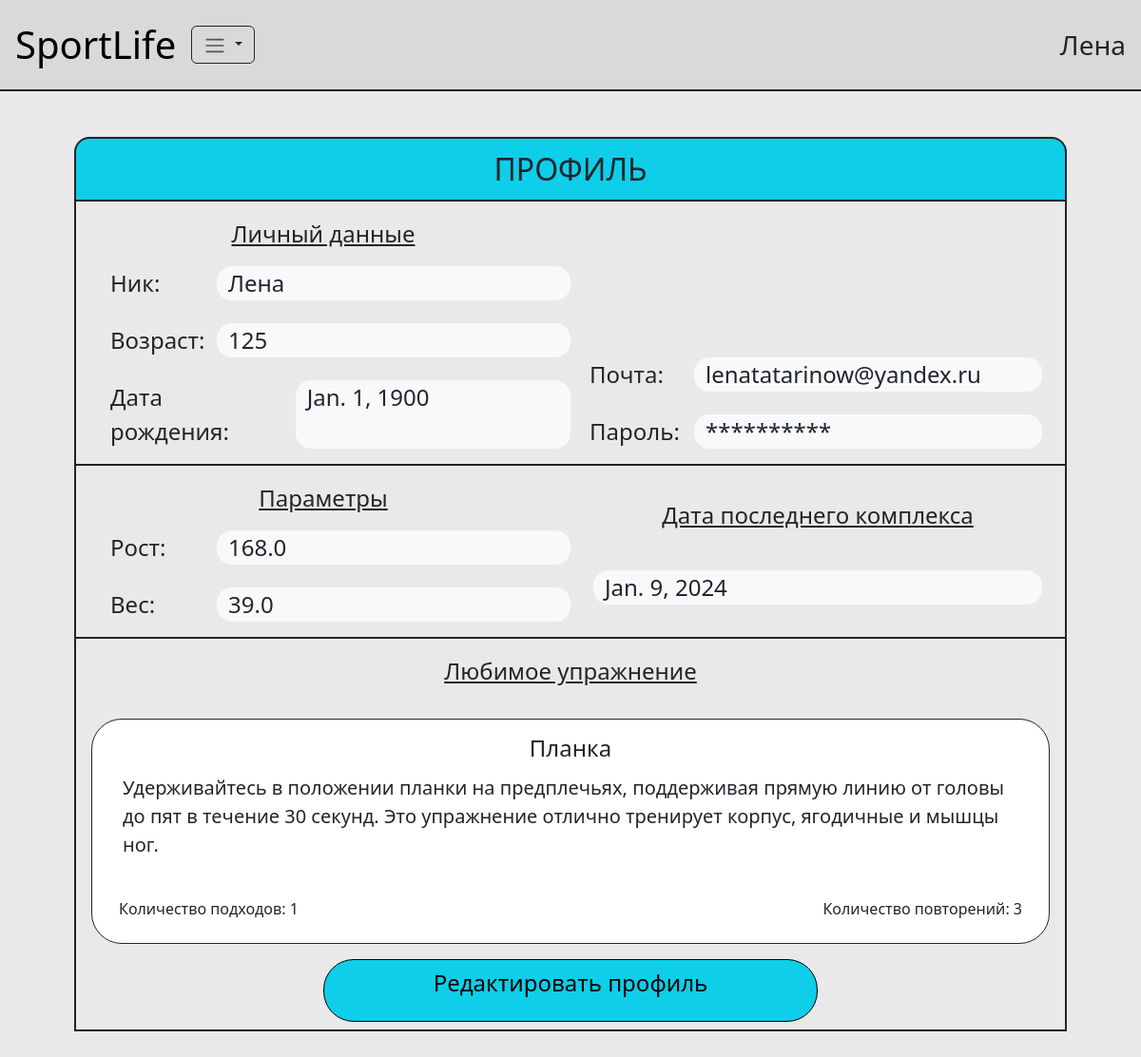
The app's page /profile/ (signed in), older data.
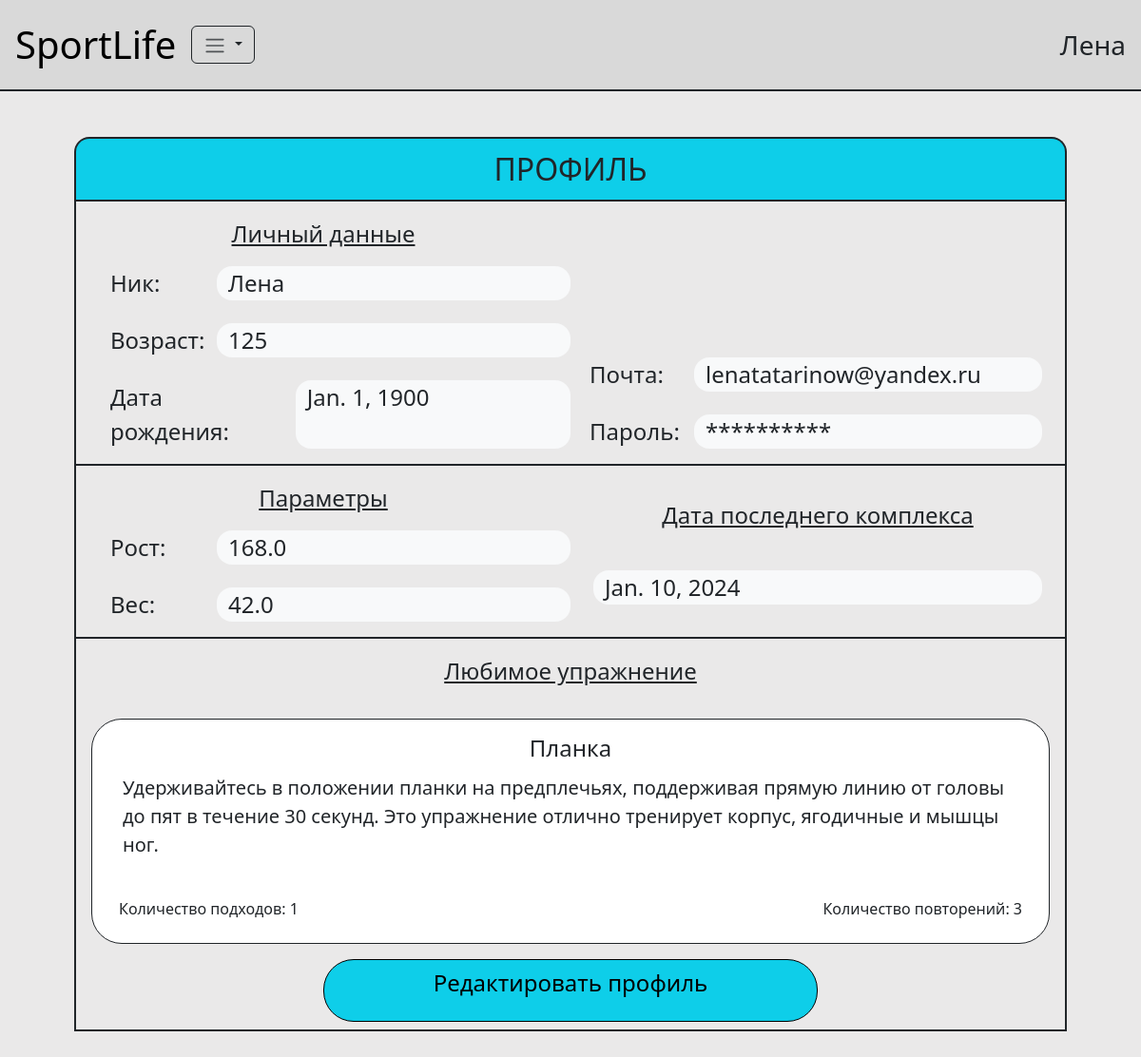
The same page, newer data.
### drills/models.py (models this page shows, shortened)
class User(AbstractUser):
    birth_date = models.DateField(null=True)
    weight = models.FloatField(null=True)
    height = models.FloatField(null=True)

class DrillComplex(models.Model):
    user = models.ForeignKey('User', on_delete=models.CASCADE, related_name='complexes')
    purpose = models.ForeignKey('DrillPurpose', on_delete=models.SET_NULL, null=True)
    duration = models.IntegerField(null=True)
    start_date = models.DateField(auto_now=True, null=True)
    is_active = models.BooleanField(default=True)
    weight_lost = models.FloatField(null=True)
    drills = models.ManyToManyField('Drill', related_name='complexes',  null=True)
    favorite_drill = models.ForeignKey('Drill', on_delete=models.SET_NULL, null=True)

class Drill(models.Model):
    name = models.CharField(max_length=50)
    description = models.TextField()
    purpose = models.ForeignKey('DrillPurpose', on_delete=models.SET_NULL, related_name='drills', null=True)
    weight_category = models.ForeignKey('WeightCategory', on_delete=models.SET_NULL, null=True)
    repeats_count = models.IntegerField()
    sets_count = models.IntegerField()

### drills/views.py (the view)
# urls.py: path("profile/", views.profile, name="profile"),
def profile(request: HttpRequest):
    user = request.user
    if not user.is_authenticated:
        return redirect("/")
    user_age = datetime.date.today() - user.birth_date
    last_complex = db.get_last_user_complex(user)
    user_active_complex = db.get_active_user_complex(user)
    context = {
        'user_nick': user.username,
        'user_name': user.get_full_name(),
        'user_mail': user.email,
        'user_bd': user.birth_date,
        'user_age': user_age.days // 360,
        'user_height': user.height,
        'user_weight': user.weight,
        'user_last_complex': user_active_complex,
        'user_active_complex': last_complex,
        'user_pass': user.password
    }
    return render(request, "new/profile.html", context=context)

### drills/database.py (called while the page is built)
def get_active_user_complex(user: User) -> DrillComplex | None:
    if user.is_anonymous:
        return None
    last_complex = user.complexes.filter(
        is_active=True
    ).first()
    return last_complex

def get_last_user_complex(user: User) -> DrillComplex | None:
    if user.is_anonymous:
        return None
    last_complex = user.complexes.last()
    return last_complex

### templates/new/profile.html
{% extends "new/base.html" %}
{% load static %}
{% block content %}
    <div class="col align-self-center m-5 pb-5">
        <div class="row justify-content-center align-items-center border border-2 border-bottom-0 border-dark rounded-4 rounded-bottom-0 fs-2 p-2" style="background-color: #0ECEE9;">
            ПРОФИЛЬ
        </div>
        <div class="row justify-content-center align-items-center border border-2 border-bottom-0 border-dark">
            <div class="col fs-4">
                <div class="row justify-content-center p-3 fs-4 text-decoration-underline">
                    Личный данные
                </div>
                <div class="row ps-4">
                    <div class="col-3">
                        Ник:
                    </div>
                    <div class="col bg-light w-auto rounded-4">
                        {{user_nick}}
                    </div>
                </div>
                <div class="row ps-4 pt-4">
                    <div class="col-3">
                        Возраст:
                    </div>
                    <div class="col bg-light w-auto rounded-4">
                        {{user_age}}
                    </div>
                </div>
                <div class="row ps-4 pt-4 pb-3">
                    <div class="col-5">
                        Дата рождения:
                    </div>
                    <div class="col bg-light w-auto rounded-4">
                        {{user_bd}}
                    </div>
                </div>
            </div>
            <div class="col align-self-end fs-4">
                <div class="row ps-2 pt-4 pe-4">
                    <div class="col-3">
                        Почта:
                    </div>
                    <div class="col bg-light w-auto rounded-4">
                        {{user_mail}}
                    </div>
                </div>
                <div class="row ps-2 pt-4 pe-4 pb-3">
                    <div class="col-3">
                        Пароль:
                    </div>
                    <div class="col bg-light w-auto rounded-4">
                        **********
                    </div>
                </div>
            </div>
        </div>
        <div class="row justify-content-center align-items-center border border-2 border-bottom-0 border-dark">
            <div class="col fs-4">
                <div class="row justify-content-center p-3 fs-4 text-decoration-underline">
                    Параметры
                </div>
                <div class="row ps-4">
                    <div class="col-3">
                        Рост:
                    </div>
                    <div class="col bg-light w-auto rounded-4">
                        {{user_height}}
                    </div>
                </div>
                <div class="row ps-4 pt-4 pb-3">
                    <div class="col-3">
                        Вес:
                    </div>
                    <div class="col bg-light w-auto rounded-4">
                        {{user_weight}}
                    </div>
                </div>
            </div>
            <div class="col align-self-center fs-4">
                <div class="row justify-content-center p-3 fs-4 text-decoration-underline">
                    Дата последнего комплекса
                </div>
                <div class="row ps-4 pt-4 pe-4 pb-3">
                    <div class="col bg-light w-auto rounded-4">
                        {% if user_active_complex %}
                            {{user_active_complex.start_date}}
                        {% else %}
                         -
                        {% endif %}
                    </div>
                </div>
            </div>
        </div>
        <div class="row justify-content-center align-items-center border border-2 border-bottom-0 border-dark">
            <div class="col">
                <div class="row justify-content-center p-3 fs-4 text-decoration-underline">
                    Любимое упражнение
                </div>
                <div class="row justify-content-center p-3">
                    <div class="card rounded-5 border-dark ps-3 pe-3">
                        <div class="card-body">
                            <h5 class="card-title fs-4 text-center">{{ user_active_complex.favorite_drill.name }}</h5>
                            <p class="card-text fs-5 pt-1 text-start">{{user_active_complex.favorite_drill.description}}</p>
                        </div>
                        <div class="p-4">
                            <div class="row">
                                <div class="col">
                                    <div class="row justify-content-start">
                                        Количество подходов: {{user_active_complex.favorite_drill.repeats_count}}
                                    </div>
                                </div>
                                <div class="col">
                                    <div class="row justify-content-end">
                                        Количество повторений: {{user_active_complex.favorite_drill.sets_count}}
                                    </div>
                                </div>
                            </div>
                        </div>
                    </div>
                </div>
            </div>
        </div>
        <div class="row justify-content-center align-items-center border border-2 border-top-0 border-dark pb-2">
            <a class="btn btn-primary rounded-5 w-50" href="/profile_edit" role="button">
                <p class="fs-4">Редактировать профиль</p>
            </a>
        </div>
    </div>
{% endblock %}

### templates/new/base.html (shortened to what this page needs)
{% load static %}
<!DOCTYPE html>
<html lang="en">
<head>
    <link rel="stylesheet" href="{% static 'css/new/style.css' %}">
    <link href="https://cdn.jsdelivr.net/npm/bootstrap@5.3.2/dist/css/bootstrap.min.css" rel="stylesheet">
</head>
<body style="background-color: #EAE9E9; height: 85vh;">
    {% include "new/navbar.html" %}
    <div class="container h-100">
            {% block content %}
            {% endblock %}
    </div>
</body>
</html>

### templates/new/navbar.html (shortened to what this page needs)
  <nav class="navbar navbar-expand-lg border-bottom border-2 border-dark" style="background-color: #D9D9D9;">
    <div class="container-fluid m-1 ">
      <a class="navbar-brand fs-1" href="/">SportLife</a>
      <div class="collapse navbar-collapse" id="navbarNavDropdown">
        <ul class="navbar-nav">
        {% if user.is_authenticated  %}
          <li class="nav-item dropdown">
            <button class="btn dropdown-toggle border border-dark" type="button" data-bs-toggle="dropdown" aria-expanded="false">
                <span class="navbar-toggler-icon"></span>
            </button>
          </li>
          {% endif %}
        </ul>
      </div>
    </div>
    <div class="col fs-3 pe-3">
      {% if user.is_authenticated  %}
      {{ user.username }}
      {% endif %}
    </div>
  </nav>

### drills/static/css/new/style.css (style rules this page uses)
.btn-primary { background-color: #0ECEE9 !important; border-color: #000000 !important; color: #000000 !important; }
.card { min-height: 26vh !important; }

Row changes from the older to the newer data that the page shows:
no longer on this page (row unchanged): DrillComplex: start_date "Jan. 9, 2024", favorite_drill.name "Планка", favorite_drill.description "Удерживайтесь в положении планки на предплечьях, поддерживая прямую линию от головы до пят в течение 30 секунд. Это упражнение отлично тренирует корпус, ягодичные и мышцы ног.", favorite_drill.repeats_count "1", favorite_drill.sets_count "3"
changed User "Лена": weight "39.0" → "42.0"
added DrillComplex: start_date "Jan. 10, 2024", favorite_drill.name "Планка", favorite_drill.description "Удерживайтесь в положении планки на предплечьях, поддерживая прямую линию от головы до пят в течение 30 секунд. Это упражнение отлично тренирует корпус, ягодичные и мышцы ног.", favorite_drill.repeats_count "1", favorite_drill.sets_count "3"
